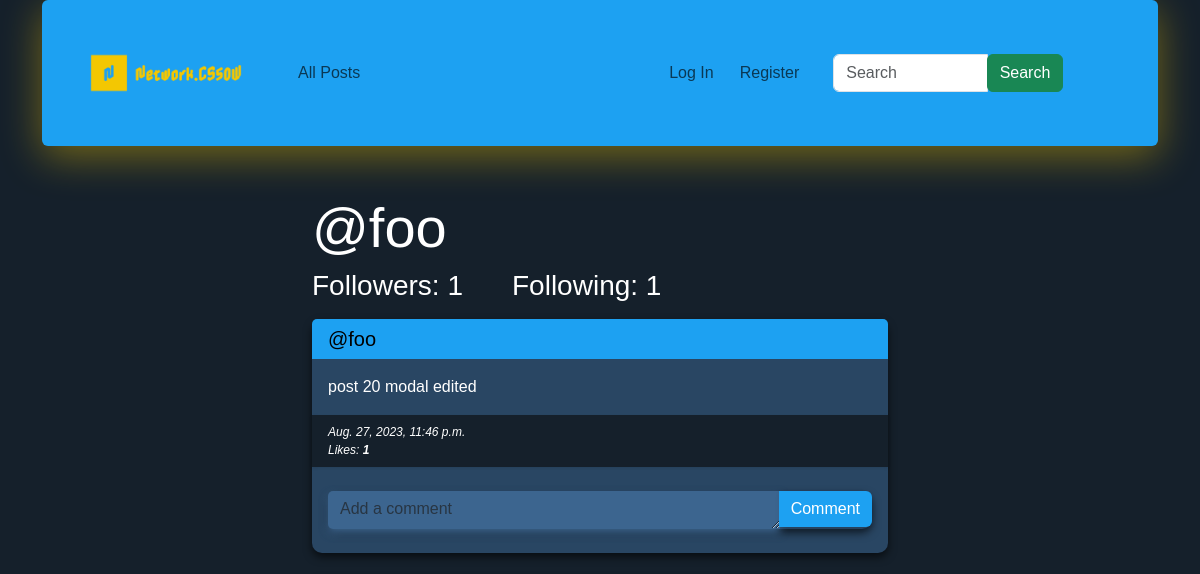
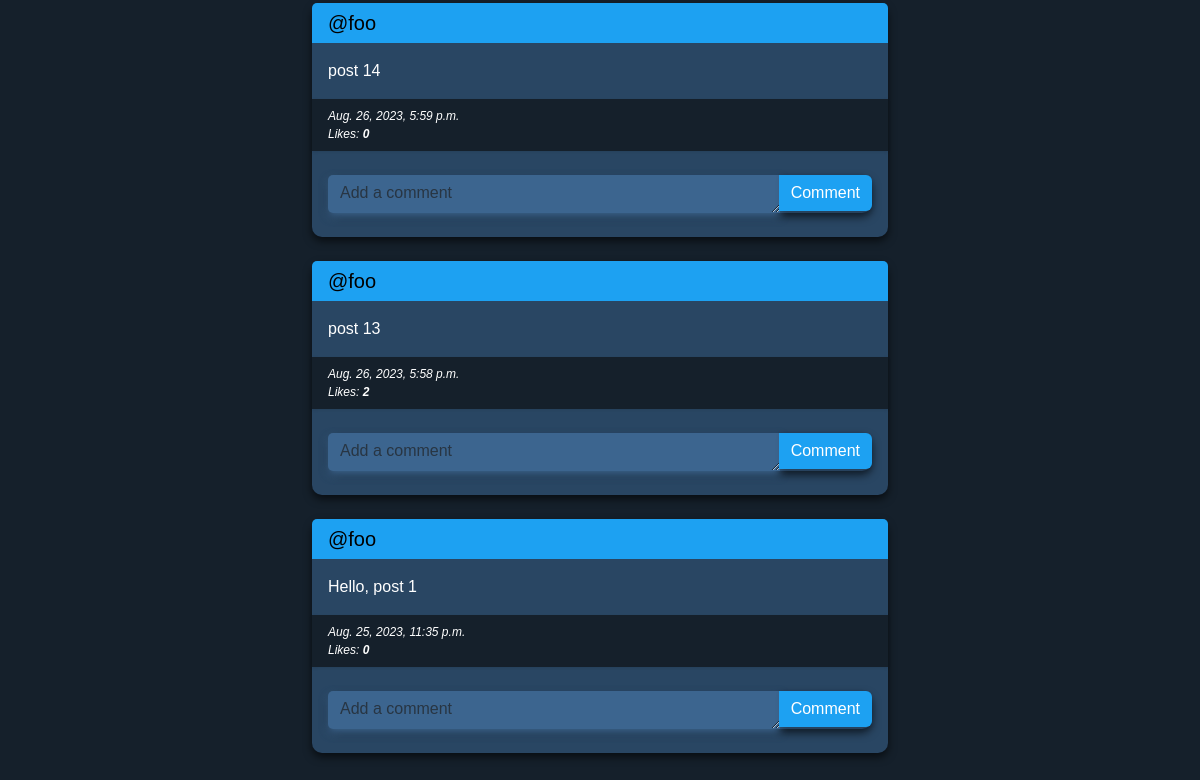
The page /profile/1 on the database as committed earlier (2 pictures, top to bottom).
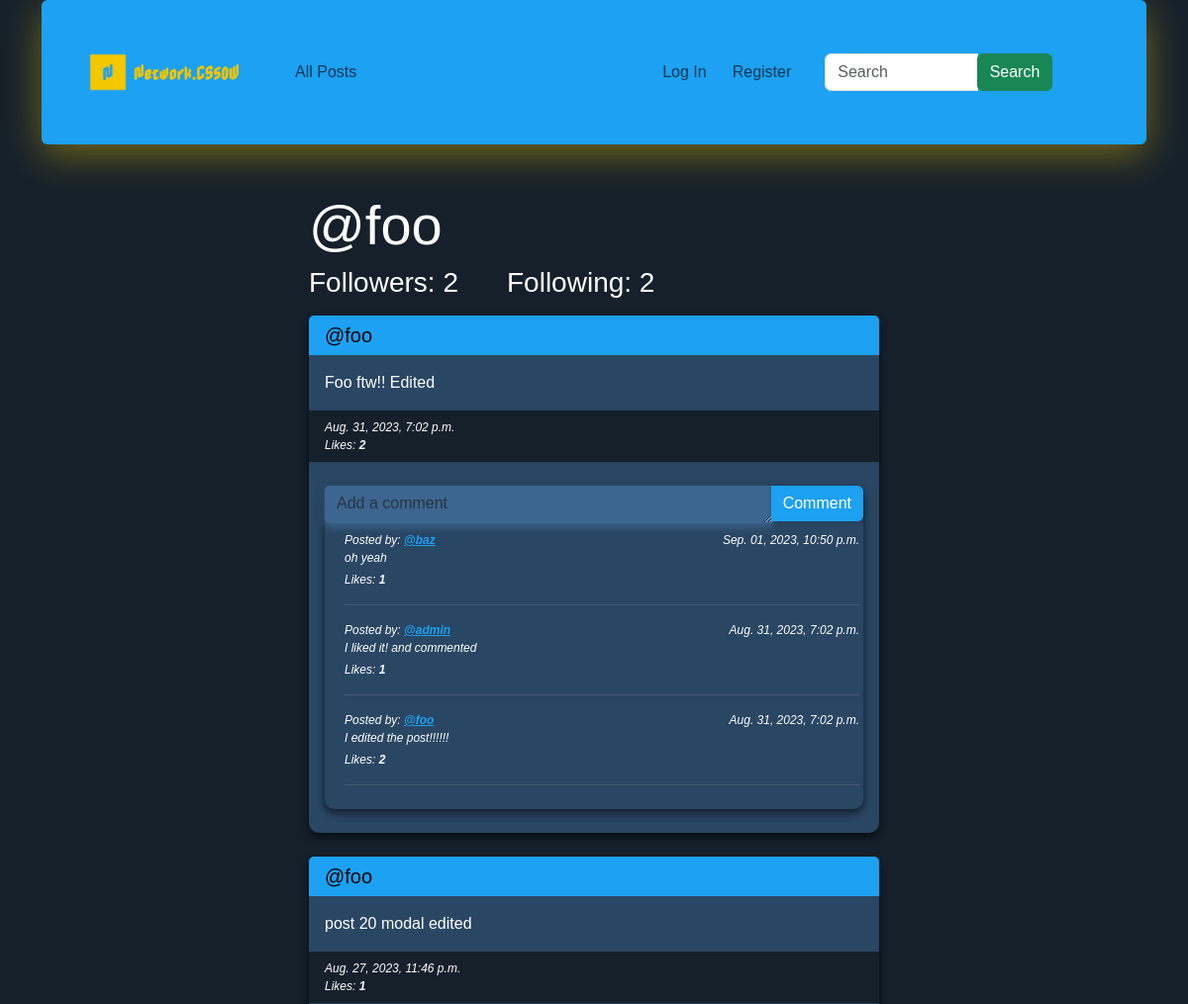
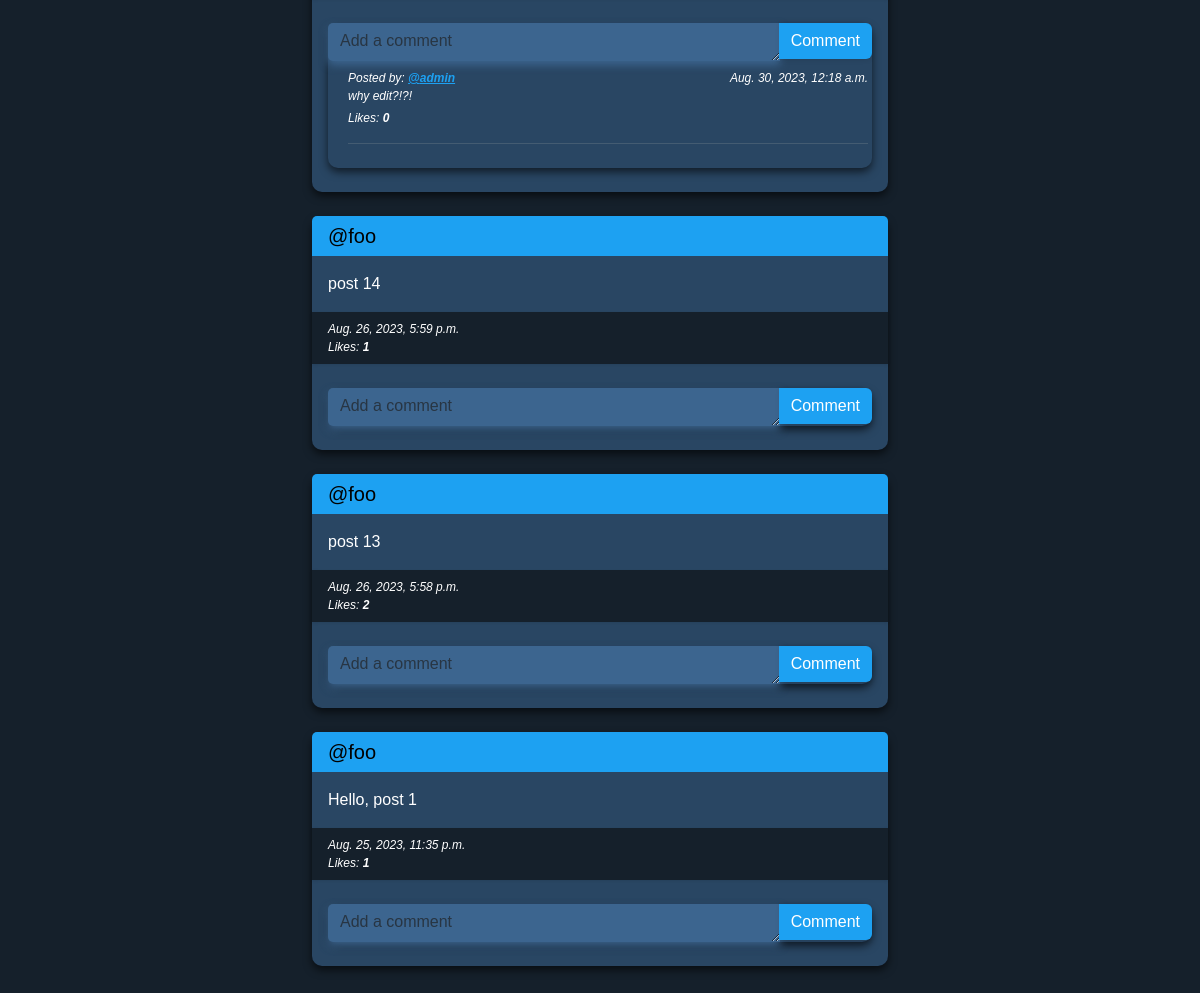
The same page on the database as committed later (2 pictures, top to bottom).
### network/models.py (models this page shows, shortened)
class User(AbstractUser):
    pass

class Post(models.Model):
    creator = models.ForeignKey(User, on_delete=models.CASCADE, blank=True, null=True, related_name="user")
    content = models.CharField(max_length=200)
    created_at = models.DateTimeField(auto_now_add=True)

class Comment(models.Model):
    author = models.ForeignKey(User, on_delete=models.CASCADE, blank=True, null=True, related_name="userComment")
    post = models.ForeignKey(Post, on_delete=models.CASCADE, blank=True, null=True, related_name="postComment")
    message = models.CharField(max_length=200)
    created_at = models.DateTimeField(default=timezone.now)
    likes = models.ManyToManyField(User, related_name="likedComments", through=CommentLike)

### network/views.py (the view)
# urls.py: path("profile/<int:user_id>", views.profile, name="profile"),
def profile(request, user_id):
    user = User.objects.get(pk=user_id)
    posts = Post.objects.filter(creator=user).order_by("id").reverse()
    paginator = Paginator(posts, 10)
    pageNumber = request.GET.get('page')
    pagePosts = paginator.get_page(pageNumber)
    following = Follow.objects.filter(user=user)
    followers = Follow.objects.filter(user_follower=user)
    try:
        checkFollow = followers.filter(user=User.objects.get(pk=request.user.id))
        if len(checkFollow) != 0:
            isFollowing= True
        else:
            isFollowing = False
    except:
        isFollowing = False
    whoYouLikedPosts = []
    whoYouLikedComments = []
    if request.user.is_authenticated:
        post_likes = Like.objects.filter(user=request.user)
        whoYouLikedPosts = [like.post.id for like in post_likes]
        comment_likes = CommentLike.objects.filter(user=request.user)
        whoYouLikedComments = [like.comment.id for like in comment_likes]
    return render(request, "network/profile.html", {
        "posts": posts,
        "pagePosts": pagePosts,
        "username": user.username,
        "following": following,
        "followers": followers,
        "isFollowing": isFollowing,
        "user_profile": user,
        "whoYouLiked": whoYouLikedPosts,
        "whoYouLikedComments": whoYouLikedComments,
    })

### network/templates/network/profile.html (shortened to what this page needs)
{% extends "network/layout.html" %}
{% block body %}
    <div class="container col-6 mt-5">
        <h2 class="display-4">@{{ username }}</h2>
    </div>
    <div class="container col-6">
        <div class="row d-flex justified-content-center">
            <h3 class="col-4">Followers: {{ followers.count }}</h3>
            <h3 class="col-4">Following: {{ following.count }}</h3>
        </div>
    </div>
    <div class="container col-6">
        {% for post in pagePosts %}
            <div class="card mt-2 mb-4">
                <h5 class="card-header">
                    <a href="{% url 'profile' user_id=post.creator.id %}" style="text-decoration: none;">@{{ post.creator }}</a>
                </h5>
                <div class="card-body">
                    <p class="card-text" id="content{{ post.id }}">
                        {{ post.content }}
                    </p>
                </div>
                <div class="card-footer">
                <small class="text-muted-custom">{{ post.created_at }}</small><br>
                <small class="text-muted-custom">
                    Likes: <span id="likes-count-{{ post.id }}" class="likes-count{{ post.id }}"><strong>{{ post.postLike.count }}</strong></span>
                    </small>
            </div>
            <div class="card-body">
                <div class="card content-center mt-2 mb-2">
                    <form action="{% url 'addComment' id=post.id %}" method="POST">
                        <div class="form-group">
                            <div class="input-group">
                                <textarea class="form-control" name="newComment" id="addComment" rows="1" placeholder="Add a comment"></textarea>
                                <button type="submit" class="input-group-append btn btn-primary shadow-sm">Comment</button>
                            </div>
                        </div>
                    </form>
                    <div class="container content-center m-2"
                        >
                        <div class="text-muted-custom">
                            {% for comment in post.postComment.all reversed %}
                                    <div class="d-flex w-100 justify-content-between">
                                        <small class="text-muted-custom">
                                            Posted by:
                                            <strong>
                                                <a href="{% url 'profile' user_id=comment.author.id %}"
                                                    class="comment-username">
                                                    @{{ comment.author }}
                                                </a>
                                            </strong>
                                        </small>
                                        <small class="text-muted-custom">{{ comment.created_at|date:'M. d, Y, P' }}</small>
                                    </div>
                                <p class="mb-1">{{ comment.message }}</p>
                                <small class="text-muted-custom">
                                    Likes: <span id="comment-likes-count-{{ comment.id }}" class="comment-likes-count{{ comment.id }}"><strong>{{ comment.likes.count }}</strong></span>
                                </small>
                                <hr class="hr-custom-style">
                            {% endfor %}
                        </div>
                    </div>
                </div>
            </div>
        </div>
        {% endfor %}
    </div>
{% endblock %}

### network/templates/network/layout.html (shortened to what this page needs)
{% load static %}
<!DOCTYPE html>
<html lang="en">
    <head>
        <link href="https://cdn.jsdelivr.net/npm/bootstrap@5.3.1/dist/css/bootstrap.min.css" rel="stylesheet">
        <link href="{% static 'network/styles.css' %}" rel="stylesheet">
    </head>
    <body>
        <div class="container">
            <nav class="navbar sticky-top navbar-expand-lg rounded">
                <a class="navbar-brand mx-4" href="{% url 'index' %}">
                    <img src="{% static 'assets/logo/logo.png' %}" class="image-logo" alt="logo">
                </a>
                <div class="collapse navbar-collapse flex-nowrap" id="navbarNav">
                    <ul class="navbar-nav me-auto">
                        <li class="nav-item">
                            <a class="nav-link" href="{% url 'index' %}">All Posts</a>
                        </li>
                    {% if user.is_authenticated %}
                        <li class="nav-item">
                            <a class="nav-link" href="{% url 'following' %}">Following</a>
                        </li>
                    </ul>
                    <ul class="navbar-nav ms-auto">
                        <li class="nav-item">
                            <a class="nav-link" href="{% url 'profile' user_id=user.id %}">Signed in as: <strong>{{ user.username }}</strong></a>
                        </li>
                        <li class="nav-item">
                            <a class="nav-link" href="{% url 'logout' %}">Log Out</a>
                        </li>
                    {% else %}
                    </ul>
                    <ul class="navbar-nav ms-auto">
                        <li class="nav-item">
                            <a class="nav-link" href="{% url 'login' %}">Log In</a>
                        </li>
                        <li class="nav-item">
                            <a class="nav-link" href="{% url 'register' %}">Register</a>
                        </li>
                    {% endif %}
                    </ul>
                    <div class="navbar-text m-3 flex-nowrap">
                        <div class="input-group">
                            <input type="text" class="form-control" id="search-input" placeholder="Search" aria-label="Search" aria-describedby="search-button">
                            <div class="input-group-search-append">
                                <button class="btn btn-success" type="button" id="search-button">Search</button>
                            </div>
                        </div>
                    </div>
                </div>
            </nav>
        </div>
        {% block body %}
        {% endblock %}
</html>

### network/static/network/styles.css (style rules this page uses)
body { background-color: #15202b; color: white; font-family: Arial, sans-serif; }
.image-logo { width: 200px; height: auto; }
.card { background-color: #294663; color: white; border: none; border-radius: 10px; box-shadow: 0 4px 8px #0000009c; transition: transform 0.3s ease-in-out, box-shadow 0.3s ease-in-out; }
.card-header { background-color: #1da1f2; color: white; border-bottom: none; }
.card-header a { display: inline-block; color: black; transition: transform 0.4s ease-in-out; }
.card-footer { box-shadow: 0px 1px 3px rgba(0, 0, 0, 0.1); background-color: #15202b; color: white; border-top: none; font-size: 12px; font-style: italic; }
.hr-custom-style { color: #949aa0; }
textarea.form-control { background-color: #3c658f; color: white; border: none; border-radius: 5px; box-shadow: 0 4px 8px #3c658f; transition: transform 0.3s ease-in-out, box-shadow 0.3s ease-in-out; }
.navbar { background-color: #1da1f2; box-shadow: 0 10px 40px #f3c7026e; }
.navbar-brand { color: white; font-weight: bold; font-size: 1.5rem; }
.navbar-nav { display: flex; flex-direction: row; flex-wrap: nowrap; }
.navbar-nav .nav-item { white-space: nowrap; margin-right: 10px; }
.navbar-text { white-space: nowrap; }
.input-group #search-input { max-width: 50%; }
.btn-primary { background-color: #1da1f2; color: #fff; margin-bottom: auto; border: none; transition: background-color 0.3s ease-in-out; }
.text-muted-custom { color: white; font-size: 12px; font-style: italic; }
.text-muted-custom .comment-username { display: inline-block; color: #1da1f2; transition: transform 0.4s ease-in-out, color 0.4s ease-in-out; }

Rows that differ between the two databases and show on the page:
added Post: creator "foo", content "Foo ftw!! Edited", created_at "Aug. 31, 2023, 7:02 p.m.", postLike.count "2"
added Comment: author "baz", created_at "Sep. 01, 2023, 10:50 p.m.", message "oh yeah", likes.count "1", shown under "foo"
added Comment: author "admin", created_at "Aug. 31, 2023, 7:02 p.m.", message "I liked it! and commented", likes.count "1", shown under "foo"
added Comment: author "foo", created_at "Aug. 31, 2023, 7:02 p.m.", message "I edited the post!!!!!!", likes.count "2"
added Comment: author "admin", created_at "Aug. 30, 2023, 12:18 a.m.", message "why edit?!?!", likes.count "0", shown under Post "post 20 modal edited"
computed for Post "post 14": postLike.count "0" → "1"
computed for Post "Hello, post 1": postLike.count "0" → "1"
Other text that changed with them:
{{ followers.count }}: "1" → "2"
{{ following.count }}: "1" → "2"
